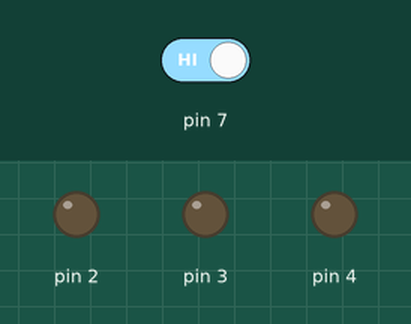
Bench run of a sketch on a simulated Arduino Uno, built with avr-gcc and run on an emulated ATmega328P. Parts: output pins drawn as LEDs (lit = HIGH). Dashed ring = blinking. The test bench sets the inputs (shaded band); at power-on: pin 7 HIGH.

Above: at 1.2 s.
1.3 s: pin 7 driven LOW
At 1.8 s:
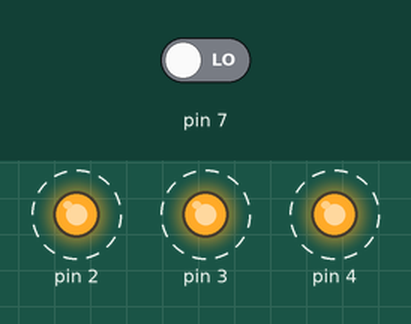
Timing chart, 0 to 10.3 s (numbered marks = the images above; inputs shaded):
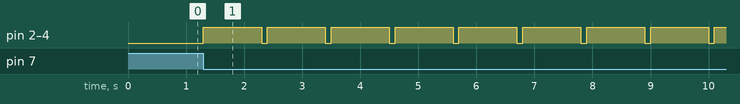

The sketch:

exercicio3.ino
```cpp
int chave,i;
void setup() {
   pinMode (2, OUTPUT);
   pinMode (3, OUTPUT);
   pinMode (4, OUTPUT);

   pinMode (7, INPUT);

}

void loop() {
  // put your main code here, to run repeatedly:

  chave = digitalRead(7);

  if(chave == 0){

    for(i=0;i<5;i++){
      digitalWrite(2,1);
      digitalWrite(3,1);
      digitalWrite(4,1);
      delay(1000);
      digitalWrite(2,0);


      digitalWrite(3,0);


      digitalWrite(4,0);
      delay(100);


    }


    }


}
```

Measured:
- after the input at 1.3 s, pin 2–4: alternates HIGH for 1.0 s and LOW for 0.10 s, starting at once
